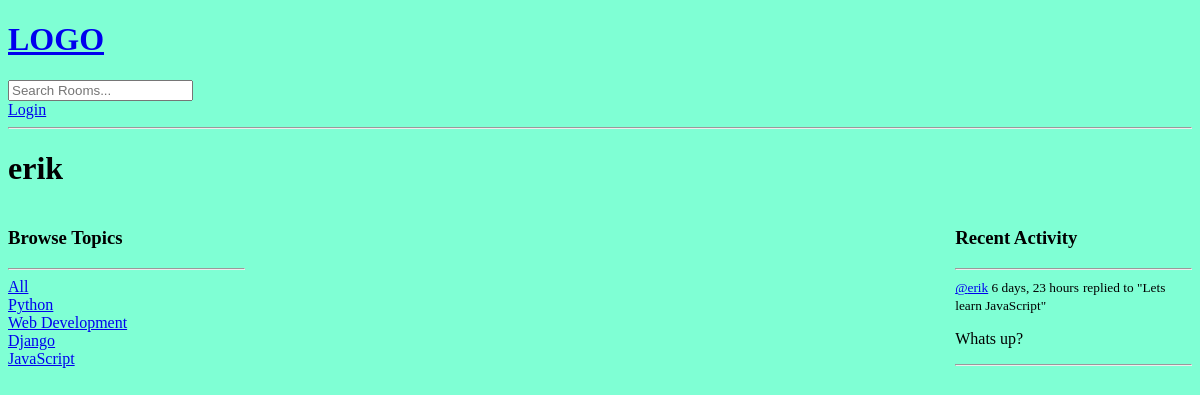
Before: /profile/3/ with the older database file.
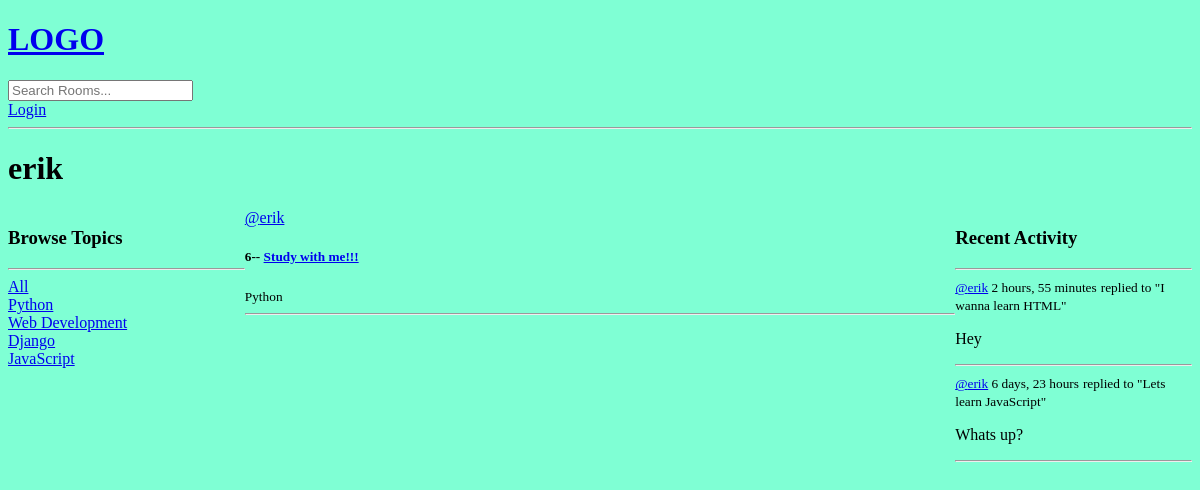
After: the same page with the newer database file.
### base/models.py (models this page shows, shortened)
class Topic(models.Model):
    name = models.CharField(max_length=200)

class Message(models.Model):
    user = models.ForeignKey(User, on_delete=models.CASCADE)
    room = models.ForeignKey(Room, on_delete=models.CASCADE)
    body = models.TextField()
    updated = models.DateTimeField(auto_now=True)
    created = models.DateTimeField(auto_now_add=True)
    class Meta:
        ordering = ['-updated', '-created']
    def __str__(self):
        return self.body[0:50]

class Room(models.Model):
    host =  models.ForeignKey(User, on_delete=models.SET_NULL, null=True)
    topic = models.ForeignKey(Topic, on_delete=models.SET_NULL, null=True)
    name = models.CharField(max_length=200)
    description = models.TextField(null=True, blank=True)
    participants = models.ManyToManyField(User, related_name='participants', blank=True)
    updated = models.DateTimeField(auto_now=True)
    created = models.DateTimeField(auto_now_add=True)
    class Meta:
        ordering = ['-updated', '-created']
    def __str__(self):
        return self.name

### base/views.py (the view)
# urls.py: path('profile/<str:pk>/', views.userProfile, name="user-profile"),
def userProfile(request, pk):
    user = User.objects.get(id=pk)
    rooms = user.room_set.all()
    room_messages = user.message_set.all()
    topics = Topic.objects.all()
    context = {'user': user, 'rooms': rooms, 'room_messages': room_messages, 'topics': topics}
    return render(request, 'base/profile.html', context)

### base/templates/base/profile.html (shortened to what this page needs)
{% extends 'main.html' %}
{% block content %}
<h1>{{user.username}}</h1>
<div class="profile-container">
    <div>
        {% include 'base/topics_component.html' %}
    </div>
    <div>
        {% include 'base/feed_component.html' %}
    </div>
    <div>
        {% include 'base/activity_component.html' %}
    </div>
</div>
{% endblock content %}

### templates/main.html (shortened to what this page needs)
<!DOCTYPE html>
{% load static %}
<html>
<head>
    <link rel='stylesheet' type='text/css' media='screen' href="{% static 'styles/main.css' %}">
</head>
<body>
    {% include 'navbar.html' %}
    {% block content %}
    {% endblock %}
</body>
</html>

### templates/navbar.html
<a href="/">
    <h1>LOGO</h1>
</a>
<form method="GET" action="{% url 'home' %}">
    <input type="text" name="q" placeholder="Search Rooms..."/>
</form>
    {% if request.user.is_authenticated %}
    <p>Hello {{request.user}}</p>
    <a href="{% url 'logout' %}">Logout</a>
    {% else %}
    <a href="{% url 'login' %}">Login</a>
    {% endif %}
<hr>

### base/templates/base/topics_component.html
<h3>Browse Topics</h3>
        <hr>
        <div>
            <a href="{% url 'home' %}" >All</a>
        </div>
        {% for topic in topics %}
            <div>
                <a href="{% url 'home' %}?q={{topic.name}}" >{{topic.name}}</a>
            </div>
        {% endfor %}

### base/templates/base/feed_component.html (shortened to what this page needs)
{% for room in rooms %}
            <div>
                <a href="{% url 'user-profile' room.host.id %}">@{{room.host.username}}</a>
                <h5>{{room.id}}-- <a href="{% url 'room' room.id %}"> {{room.name}}</a></h5>
                <small>{{room.topic.name}}</small>
                <hr>
            </div>
            {% endfor %}

### base/templates/base/activity_component.html (shortened to what this page needs)
<h3>Recent Activity</h3>
        <hr>
        {% for message in room_messages %}
            <div>
                <small><a href="{% url 'user-profile' message.user.id %}">@{{message.user}}</a> {{message.created|timesince}}</small>
                <small>replied to "{{message.room}}"</small>
                <p>{{message}}</p>
                <hr>
            </div>
        {% endfor %}

### static/styles/main.css (style rules this page uses)
body { background-color: aquamarine; }

### base/templates/base/profile.html (style rules this page uses)
.profile-container { display: grid; grid-template-columns: 1fr 3fr 1fr; }

Changed rows visible on the page:
added Room: host.username "erik", id "6", name "Study with me!!!", topic.name "Python"
added Message: user "erik", created "2 hours, 55 minutes", room "I wanna learn HTML", body "Hey"
